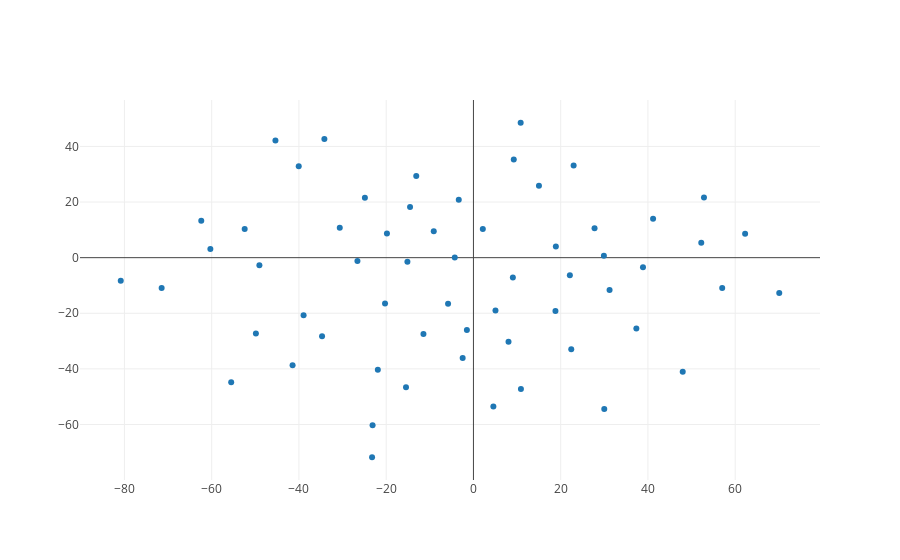

Source (notebook cell):
### Code cell
x_vals = [coord[0] for coord in embedding]
y_vals = [coord[1] for coord in embedding]

trace = go.Scatter(
    x = x_vals,
    y = y_vals,
    mode = "markers"
)

iplot([trace])
